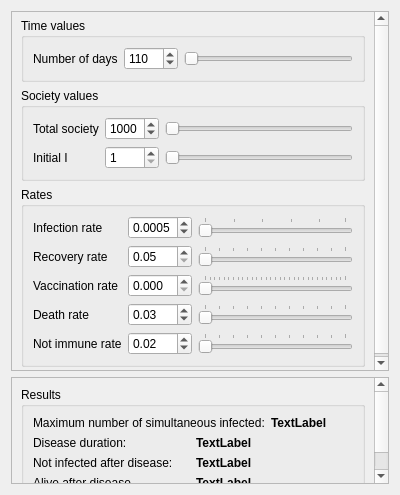
<?xml version="1.0" encoding="UTF-8"?>
<ui version="4.0">
 <class>SIRMenu</class>
 <widget class="QWidget" name="SIRMenu">
  <property name="geometry">
   <rect>
    <x>0</x>
    <y>0</y>
    <width>400</width>
    <height>495</height>
   </rect>
  </property>
  <property name="windowTitle">
   <string>Form</string>
  </property>
  <layout class="QGridLayout" name="gridLayout">
   <item row="0" column="0">
    <widget class="QScrollArea" name="scrollArea">
     <property name="sizePolicy">
      <sizepolicy hsizetype="Preferred" vsizetype="Preferred">
       <horstretch>0</horstretch>
       <verstretch>0</verstretch>
      </sizepolicy>
     </property>
     <property name="minimumSize">
      <size>
       <width>0</width>
       <height>360</height>
      </size>
     </property>
     <property name="maximumSize">
      <size>
       <width>16777215</width>
       <height>400</height>
      </size>
     </property>
     <property name="widgetResizable">
      <bool>true</bool>
     </property>
     <widget class="QWidget" name="scrollAreaWidgetContents">
      <property name="geometry">
       <rect>
        <x>0</x>
        <y>0</y>
        <width>380</width>
        <height>358</height>
       </rect>
      </property>
      <layout class="QGridLayout" name="gridLayout_3">
       <property name="topMargin">
        <number>6</number>
       </property>
       <property name="bottomMargin">
        <number>6</number>
       </property>
       <item row="1" column="0">
        <widget class="QGroupBox" name="groupBox_initial_values">
         <property name="title">
          <string>Society values</string>
         </property>
         <layout class="QGridLayout" name="gridLayout_5">
          <item row="0" column="0">
           <layout class="QGridLayout" name="gridLayout_2">
            <item row="1" column="0">
             <widget class="QLabel" name="label_i">
              <property name="text">
               <string>Initial I</string>
              </property>
             </widget>
            </item>
            <item row="1" column="1">
             <widget class="QSpinBox" name="spinBox_i">
              <property name="minimum">
               <number>1</number>
              </property>
              <property name="maximum">
               <number>1000</number>
              </property>
              <property name="value">
               <number>1</number>
              </property>
             </widget>
            </item>
            <item row="1" column="2">
             <widget class="QSlider" name="slider_i">
              <property name="orientation">
               <enum>Qt::Horizontal</enum>
              </property>
             </widget>
            </item>
            <item row="0" column="0">
             <widget class="QLabel" name="label_total">
              <property name="text">
               <string>Total society</string>
              </property>
             </widget>
            </item>
            <item row="0" column="1">
             <widget class="QSpinBox" name="spinBox_total">
              <property name="minimum">
               <number>10</number>
              </property>
              <property name="maximum">
               <number>2000</number>
              </property>
              <property name="value">
               <number>1000</number>
              </property>
             </widget>
            </item>
            <item row="0" column="2">
             <widget class="QSlider" name="slider_total">
              <property name="orientation">
               <enum>Qt::Horizontal</enum>
              </property>
             </widget>
            </item>
           </layout>
          </item>
         </layout>
        </widget>
       </item>
       <item row="2" column="0">
        <widget class="QGroupBox" name="groupBox">
         <property name="title">
          <string>Rates</string>
         </property>
         <layout class="QGridLayout" name="gridLayout_6">
          <item row="0" column="0">
           <layout class="QGridLayout" name="gridLayout_4">
            <item row="0" column="2">
             <widget class="QSlider" name="slider_i_r">
              <property name="minimum">
               <number>1</number>
              </property>
              <property name="maximum">
               <number>50</number>
              </property>
              <property name="orientation">
               <enum>Qt::Horizontal</enum>
              </property>
              <property name="tickPosition">
               <enum>QSlider::TicksAbove</enum>
              </property>
             </widget>
            </item>
            <item row="1" column="0">
             <widget class="QLabel" name="label_r_r">
              <property name="text">
               <string>Recovery rate</string>
              </property>
             </widget>
            </item>
            <item row="2" column="1">
             <widget class="QDoubleSpinBox" name="doubleSpinBox_v_r">
              <property name="decimals">
               <number>3</number>
              </property>
              <property name="maximum">
               <double>0.300000000000000</double>
              </property>
              <property name="singleStep">
               <double>0.001000000000000</double>
              </property>
             </widget>
            </item>
            <item row="3" column="1">
             <widget class="QDoubleSpinBox" name="doubleSpinBox_d_r">
              <property name="minimum">
               <double>0.000000000000000</double>
              </property>
              <property name="maximum">
               <double>0.200000000000000</double>
              </property>
              <property name="singleStep">
               <double>0.010000000000000</double>
              </property>
              <property name="value">
               <double>0.030000000000000</double>
              </property>
             </widget>
            </item>
            <item row="1" column="2">
             <widget class="QSlider" name="slider_r_r">
              <property name="maximum">
               <number>100</number>
              </property>
              <property name="orientation">
               <enum>Qt::Horizontal</enum>
              </property>
              <property name="tickPosition">
               <enum>QSlider::TicksAbove</enum>
              </property>
             </widget>
            </item>
            <item row="3" column="0">
             <widget class="QLabel" name="label_d_r">
              <property name="text">
               <string>Death rate</string>
              </property>
             </widget>
            </item>
            <item row="2" column="2">
             <widget class="QSlider" name="slider_v_r">
              <property name="maximum">
               <number>300</number>
              </property>
              <property name="orientation">
               <enum>Qt::Horizontal</enum>
              </property>
              <property name="tickPosition">
               <enum>QSlider::TicksAbove</enum>
              </property>
             </widget>
            </item>
            <item row="3" column="2">
             <widget class="QSlider" name="slider_d_r">
              <property name="maximum">
               <number>100</number>
              </property>
              <property name="orientation">
               <enum>Qt::Horizontal</enum>
              </property>
              <property name="tickPosition">
               <enum>QSlider::TicksAbove</enum>
              </property>
             </widget>
            </item>
            <item row="0" column="1">
             <widget class="QDoubleSpinBox" name="doubleSpinBox_i_r">
              <property name="decimals">
               <number>4</number>
              </property>
              <property name="minimum">
               <double>0.000100000000000</double>
              </property>
              <property name="maximum">
               <double>0.003000000000000</double>
              </property>
              <property name="singleStep">
               <double>0.000100000000000</double>
              </property>
              <property name="value">
               <double>0.000500000000000</double>
              </property>
             </widget>
            </item>
            <item row="1" column="1">
             <widget class="QDoubleSpinBox" name="doubleSpinBox_r_r">
              <property name="minimum">
               <double>0.050000000000000</double>
              </property>
              <property name="maximum">
               <double>0.200000000000000</double>
              </property>
              <property name="singleStep">
               <double>0.010000000000000</double>
              </property>
              <property name="value">
               <double>0.050000000000000</double>
              </property>
             </widget>
            </item>
            <item row="2" column="0">
             <widget class="QLabel" name="label_v_r">
              <property name="text">
               <string>Vaccination rate</string>
              </property>
             </widget>
            </item>
            <item row="0" column="0">
             <widget class="QLabel" name="label_i_r">
              <property name="text">
               <string>Infection rate</string>
              </property>
             </widget>
            </item>
            <item row="4" column="0">
             <widget class="QLabel" name="label_not_immune">
              <property name="text">
               <string>Not immune rate</string>
              </property>
             </widget>
            </item>
            <item row="4" column="1">
             <widget class="QDoubleSpinBox" name="doubleSpinBox_not_immune">
              <property name="maximum">
               <double>0.400000000000000</double>
              </property>
              <property name="singleStep">
               <double>0.010000000000000</double>
              </property>
              <property name="value">
               <double>0.020000000000000</double>
              </property>
             </widget>
            </item>
            <item row="4" column="2">
             <widget class="QSlider" name="slider_not_immune">
              <property name="maximum">
               <number>100</number>
              </property>
              <property name="orientation">
               <enum>Qt::Horizontal</enum>
              </property>
              <property name="tickPosition">
               <enum>QSlider::TicksAbove</enum>
              </property>
             </widget>
            </item>
           </layout>
          </item>
         </layout>
        </widget>
       </item>
       <item row="0" column="0">
        <widget class="QGroupBox" name="groupBox_2">
         <property name="title">
          <string>Time values</string>
         </property>
         <layout class="QGridLayout" name="gridLayout_7">
          <item row="0" column="2">
           <widget class="QSlider" name="slider_total_time">
            <property name="minimum">
             <number>10</number>
            </property>
            <property name="maximum">
             <number>1000</number>
            </property>
            <property name="orientation">
             <enum>Qt::Horizontal</enum>
            </property>
           </widget>
          </item>
          <item row="0" column="1">
           <widget class="QSpinBox" name="spinBox_total_time">
            <property name="minimum">
             <number>10</number>
            </property>
            <property name="maximum">
             <number>1000</number>
            </property>
            <property name="value">
             <number>110</number>
            </property>
           </widget>
          </item>
          <item row="0" column="0">
           <widget class="QLabel" name="label">
            <property name="text">
             <string>Number of days</string>
            </property>
           </widget>
          </item>
         </layout>
        </widget>
       </item>
      </layout>
     </widget>
    </widget>
   </item>
   <item row="1" column="0">
    <widget class="QScrollArea" name="scrollArea_2">
     <property name="widgetResizable">
      <bool>true</bool>
     </property>
     <widget class="QWidget" name="scrollAreaWidgetContents_2">
      <property name="geometry">
       <rect>
        <x>0</x>
        <y>-20</y>
        <width>363</width>
        <height>129</height>
       </rect>
      </property>
      <layout class="QGridLayout" name="gridLayout_8">
       <item row="0" column="0">
        <widget class="QGroupBox" name="groupBox_3">
         <property name="title">
          <string>Results</string>
         </property>
         <layout class="QVBoxLayout" name="verticalLayout">
          <item>
           <layout class="QHBoxLayout" name="horizontalLayout">
            <item>
             <widget class="QLabel" name="label_2">
              <property name="toolTip">
               <string>&lt;html&gt;&lt;head/&gt;&lt;body&gt;&lt;p&gt;The number of infected people at the disease's peak.&lt;/p&gt;&lt;/body&gt;&lt;/html&gt;</string>
              </property>
              <property name="text">
               <string>Maximum number of simultaneous infected:</string>
              </property>
             </widget>
            </item>
            <item>
             <widget class="QLabel" name="label_max_I">
              <property name="font">
               <font>
                <weight>75</weight>
                <bold>true</bold>
               </font>
              </property>
              <property name="text">
               <string>TextLabel</string>
              </property>
             </widget>
            </item>
           </layout>
          </item>
          <item>
           <layout class="QHBoxLayout" name="horizontalLayout_2">
            <item>
             <widget class="QLabel" name="label_4">
              <property name="toolTip">
               <string>&lt;html&gt;&lt;head/&gt;&lt;body&gt;&lt;p&gt;The number of days and hours that have passed since the beginning of simulation until there were no infected people.&lt;span style=&quot; font-weight:600;&quot;&gt; If not defined, the disease wasn't over in specified number of days.&lt;/span&gt;&lt;/p&gt;&lt;/body&gt;&lt;/html&gt;</string>
              </property>
              <property name="text">
               <string>Disease duration:</string>
              </property>
             </widget>
            </item>
            <item>
             <widget class="QLabel" name="label_duration">
              <property name="font">
               <font>
                <weight>75</weight>
                <bold>true</bold>
               </font>
              </property>
              <property name="text">
               <string>TextLabel</string>
              </property>
             </widget>
            </item>
           </layout>
          </item>
          <item>
           <layout class="QHBoxLayout" name="horizontalLayout_3">
            <item>
             <widget class="QLabel" name="label_3">
              <property name="toolTip">
               <string>&lt;html&gt;&lt;head/&gt;&lt;body&gt;&lt;p&gt;Number of people who haven't been infected after the disease ended. (Not accurate for &amp;quot;Not immune rate&amp;quot; greater than 0).&lt;span style=&quot; font-weight:600;&quot;&gt; If not defined the disease wasn't over in specified number of days.&lt;/span&gt;&lt;/p&gt;&lt;/body&gt;&lt;/html&gt;</string>
              </property>
              <property name="text">
               <string>Not infected after disease:</string>
              </property>
             </widget>
            </item>
            <item>
             <widget class="QLabel" name="label_susceptible_and_vaccinated_after">
              <property name="font">
               <font>
                <weight>75</weight>
                <bold>true</bold>
               </font>
              </property>
              <property name="text">
               <string>TextLabel</string>
              </property>
             </widget>
            </item>
           </layout>
          </item>
          <item>
           <layout class="QHBoxLayout" name="horizontalLayout_4">
            <item>
             <widget class="QLabel" name="label_6">
              <property name="toolTip">
               <string>&lt;html&gt;&lt;head/&gt;&lt;body&gt;&lt;p&gt;Number of people alive after the disease ended.&lt;span style=&quot; font-weight:600;&quot;&gt; If not defined the disease wasn't over in specified number of days.&lt;/span&gt;&lt;/p&gt;&lt;p&gt;&lt;br/&gt;&lt;/p&gt;&lt;/body&gt;&lt;/html&gt;</string>
              </property>
              <property name="text">
               <string>Alive after disease</string>
              </property>
             </widget>
            </item>
            <item>
             <widget class="QLabel" name="label_alive_after">
              <property name="font">
               <font>
                <weight>75</weight>
                <bold>true</bold>
               </font>
              </property>
              <property name="text">
               <string>TextLabel</string>
              </property>
             </widget>
            </item>
           </layout>
          </item>
         </layout>
        </widget>
       </item>
      </layout>
     </widget>
    </widget>
   </item>
  </layout>
 </widget>
 <resources/>
 <connections/>
</ui>
